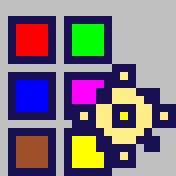
#> input picture .agents/skills/catia-caa-dev/assets/icons/generated/I_CADEAutoColor.bmp, 22 x 22 px (shown 8 times larger)
$ python -i icon_studio.py   (imports and definitions only)
#> lines starting #> are read from the running program, lines starting #| are printed output that depends on the picture
"""
CADE Universal Icon Studio (icon_studio.py)
===========================================
Universal High-Definition Icon Generation Engine & Workflow Deployer for CATIA CAA.

Key Capabilities:
  1. Dual-Track Asset Pipeline:
     - 512x512 Master RGBA (metallic highlights, ambient soft shadows) -- design
       artefact and documentation source only, never downscaled into a toolbar icon
     - 256x256 HD / Documentation asset
     - 64x64 High-DPI UI asset
     - 32x32 CATIA Large Mode asset (RGBA PNG + 8-bit indexed BMP)
     - 22x22 CATIA Normal Mode asset (RGBA PNG + 8-bit indexed BMP)
  2. Micro-Icon Contract (22 / 32 px):
     - Rendered independently on an integer pixel grid, never resampled from the master:
       a 4px feature on a 512px master lands at 0.17px at 22px and cannot survive
     - Built the way official CATIA command icons are: a 1px navy silhouette
       encloses flat fills, with 1px internal creases and deliberate face accents.
       Pixel measurements of B28 I_Pad/I_Hole/I_Pocket confirm this construction.
     - Large mode is not the 22px artwork magnified -- each renderer has a native
       32px layout and spends the extra pixels on legible structural detail
     - Foreground colour budget: 16 colours at 22px, 24 at 32px (hard FAIL above)
     - Hard-edge ratio >= 0.85 and zero dither speckle
  3. CATIA CNEXT Dual-Transparency Contract:
     - 8-bit palettized BMP (<=256 colors)
     - CADE's own writer pins palette index 0 to the declared background mask
       (CATIA_BG gray, CATIA_INK navy and 180-gray are the recognised legal masks).
       Official B28 icons do not: their background sits at an arbitrary index, so
       lint_icon_asset(..., profile="official") judges it by colour instead.
     - Four-corner background snap guaranteeing zero dirty halos
  4. Parametric Morpheme & Semantic Resolver:
     - Automatically infers domain metaphors from any tool name (date/stamp, part/asm, bom/table,
       color/swatch, rename/tag, pad/solid, pocket/cavity, gear, curve/surface, etc.)
     - Supports custom metaphor overrides and external image/logo high-resolution remastering
  5. Full Workflow Integration:
     - deploy_tool_icon(): Generates assets, writes normal/large BMPs into CNext/resources/graphic/icons/normal/,
       and updates .CATRsc with both Icon.Normal and Icon.Large declarations
     - Seamlessly hooked into actions.create_command and build.sync_runtime_view
  6. Blocking Quality Gate:
     - G1 format / G2 colour budget / G3 contour / G4 geometry are hard checks
     - Any failure blocks deployment and `.CATRsc` injection; there is no WARN passthrough
"""

import json
import math
import shutil
from collections.abc import Sequence
from pathlib import Path
from typing import Any, Dict, List, Optional, Tuple

from PIL import Image, ImageDraw, ImageFilter

# ── Paths & Core Imports ───────────────────────────────────────────────
HERE = Path(__file__).resolve().parent
SKILL_ROOT = HERE.parent
ASSETS_DIR = SKILL_ROOT / "assets" / "icons" / "generated"

# Official CATIA Color Constants
CATIA_BG   = (192, 192, 192)    # #C0C0C0 standard toolbar background gray
CATIA_INK  = (24, 16, 82)       # #181052 structure outline & 3D shadow
FACE_GOLD  = (255, 255, 150)    # PartDesign solid face lemon/engineering gold
GEAR_FACE  = (255, 238, 135)    # Assembly gear face
CYAN       = (75, 230, 255)     # Wireframe / geometry auxiliary lines
WHITE      = (255, 255, 255)    # Highlight
RED_MARK   = (195, 20, 20)      # Cut / operation target edge

MASTER_SIZE = 512
# Documentation / high-DPI exports only. The 22 and 32 CATIA runtime sizes are
# deliberately absent: they are rendered on their own pixel grid further down
# and must never be produced by resampling this master.
EXPORT_SPECS = [
    (512, "_512.png", "Master Ultra-HD (512x512) RGBA"),
    (256, "_256.png", "Documentation HD (256x256) RGBA"),
    (64,  "_64.png",  "High-DPI UI (64x64) RGBA"),
]


# ── Quality Gate Spec ──────────────────────────────────────────────
# Only the constants the gate actually reads live here; the micro-icon
# contract below owns the rest (previously MAX_COLORS=256 sat alongside the
# 16/24 budget and read as a live ceiling when nothing consumed it).
BG_TOLERANCE = 36
FG_MIN = 0.15

# Canvas-utilisation contract, measured on the installed B28 icon sets.
#
# 22x22 (`icons/normal`, 8286 files): content bounding box median 20x20, the
# dominant mask margins are 1px (47%) and 0px (42%). 32x32 (`icons/large`,
# 210 files at that size): bbox median 30x30.
#
# CADE used to draw into 18x18 and 27x27 -- one 2px margin where the official
# set keeps 1px -- so every generated icon carried ~20% less subject than the
# icons sitting beside it in the same toolbar, at a canvas size that cannot be
# raised. These two constants make that gap a gate failure instead of a taste
# judgement, so newly added metaphors inherit the official framing.
CONTENT_MARGIN = 1                       # every side keeps >= this much mask
CONTENT_MIN_EDGE = {22: 20, 32: 30}      # content bbox must reach this square


# [17 lines left out: function fg_ratio_ceiling, not called in this run]


# Micro-icon design contract (22/32 px). Owned by CADE, not by individual icons:
# every renderer that feeds a CATIA BMP must obey it, so new tool icons inherit
# the same bar automatically.
#
# Colour budget basis, measured across the 8293 official B28 22x22 icons:
# median 5 foreground colours, p90 = 20, p99 = 174, max 253. So 16 is stricter
# than the official median-plus-tail but still admits the bulk of real icons;
# it is a budget for *deliberate* palettes, not a claim that CATIA forbids more.
PIXEL_SIZES = (22, 32)
MAX_FG_COLORS = {22: 16, 32: 24}   # hard FAIL above this (background excluded)
SHARP_EDGE_DELTA = 56              # per-channel delta that counts as a "hard" edge
MIN_SHARP_RATIO = 0.85             # official icons 0.94+; degraded ones 0.21-0.43
MAX_ISOLATED_RATIO = 0.02          # anti dither / speckle gate
LEGAL_BG_COLORS = (CATIA_BG, CATIA_INK, (180, 180, 180))

# Geometry is authored in final-output pixels. A 32px icon therefore has its
# own 32-unit layout rather than reusing a 22-unit layout with larger pixels.
# Supersampling is only a rasterization aid: every physical output pixel is
# point-sampled once, so no resampling filter can introduce transitional colours.
PIXEL_SUPERSAMPLE = 4

# B28 I_Pad/I_Hole/I_Pocket use a one-physical-pixel navy contour. The previous
# 2px band consumed the small faces and made every metaphor look heavy.
PIXEL_INK_WIDTH = 1.0
POINT_SPLIT_WIDTH = 1.0


class _PixelGrid:
    """Supersampled drawing surface addressed in final-output pixels.

    Integer coordinates refer to output-pixel boundaries, not a shared logical
    22px grid. Renderers explicitly choose separate 22px and 32px geometry.
    """

    # [8 lines left out: function __init__, not called in this run]

    def s(self, v: float) -> float:
        """Design unit -> supersampled coordinate."""
        return v * self.scale

    def box(self, x0: float, y0: float, x1: float, y1: float) -> List[float]:
        return [self.s(x0), self.s(y0), self.s(x1), self.s(y1)]

    # [5 lines left out: function poly, not called in this run]

    def band(self, ink_px: float) -> int:
        """Contour width in supersampled pixels."""
        return max(1, int(round(ink_px * PIXEL_SUPERSAMPLE)))

    # -- primitives --------------------------------------------------------
    # [18 lines left out: functions face, disc, not called in this run]

    def bar(self, x0: float, y0: float, x1: float, y1: float,
            fill: Tuple[int, int, int]) -> None:
        self.d.rectangle(self.box(x0, y0, x1, y1), fill=fill)

    # [374 lines left out: functions rect, solid, ring, outline, line, edge and 9 more, not called in this run]


def _render_master_from_image(input_image_path: Path, canvas_size: int = MASTER_SIZE) -> Image.Image:
    """Remaster any external image/logo into an Ultra-HD Master asset."""
#> called with canvas_size = 512
    src = Image.open(input_image_path).convert("RGBA")
    w, h = src.size
#> w = 22; h = 22

    # Fit into safe zone (65% canvas edge to prevent edge collisions)
    safe_edge = int(canvas_size * 0.70)
    ratio = min(safe_edge / w, safe_edge / h)
#> ratio = 16.27
    new_w = max(1, int(w * ratio))
#> new_w = 358
    new_h = max(1, int(h * ratio))
#> new_h = 358
    resized = src.resize((new_w, new_h), Image.Resampling.LANCZOS)
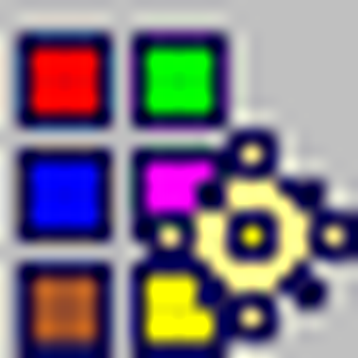
#> resized: PIL image 358x358 RGBA; mean R, G, B, A 127.8, 117.6, 129.7, 255

    img = Image.new("RGBA", (canvas_size, canvas_size), (0, 0, 0, 0))
#> img: PIL image 512x512 RGBA; every value is 0

    # Contact shadow
    alpha_mask = resized.split()[-1]
#> alpha_mask: PIL image 358x358 L; every value is 255
    shadow = Image.new("RGBA", (new_w, new_h), (0, 0, 0, 100))
    shadow.putalpha(alpha_mask)
    shadow_full = Image.new("RGBA", (canvas_size, canvas_size), (0, 0, 0, 0))
    pos_x = (canvas_size - new_w) // 2
#> pos_x = 77
    pos_y = (canvas_size - new_h) // 2
#> pos_y = 77
    shadow_full.paste(shadow, (pos_x + 8, pos_y + 14), shadow)
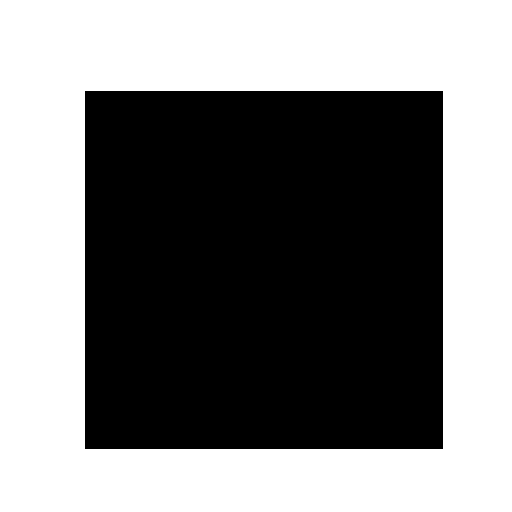
#> shadow_full: PIL image 512x512 RGBA; mean R, G, B, A 0, 0, 0, 124.7; transparent parts drawn white
    shadow_full = shadow_full.filter(ImageFilter.GaussianBlur(16))
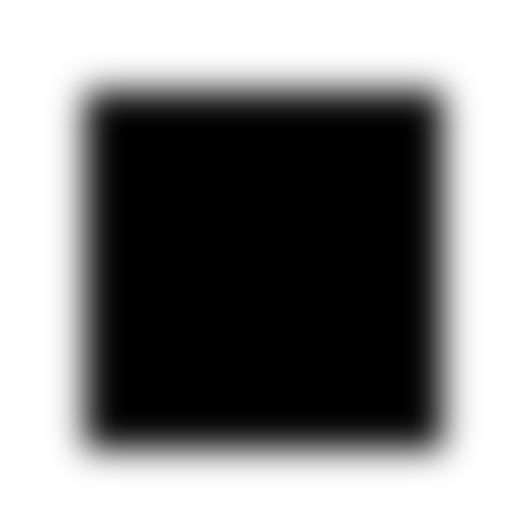
#> shadow_full: PIL image 512x512 RGBA; mean R, G, B, A 0, 0, 0, 124.7; transparent parts drawn white
    img = Image.alpha_composite(img, shadow_full)

    # Paste subject
    img.paste(resized, (pos_x, pos_y), resized)
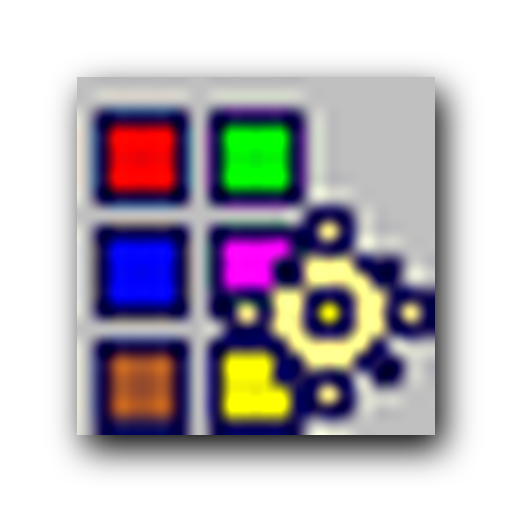
#> img: PIL image 512x512 RGBA; mean R, G, B, A 62.5, 57.5, 63.4, 135.5; transparent parts drawn white
    return img


# ── Pixel-Grid Renderers for CATIA BMPs (22 / 32) ─────────────────────
# Anything smaller than 64px is a *different* artwork, not a downscaled master.
#
# B28 references use one-pixel navy structure, flat engineering colours and
# sparse face accents. Fine detail comes from native-size geometry, never from
# blur, dithering or an unrestricted transitional-colour ramp.

PIXEL_STEEL = (160, 165, 170)      # lit plate face
PIXEL_STEEL_DEEP = (106, 116, 128) # plate side wall
PIXEL_STEEL_SHADE = (75, 75, 75)   # official I_Hole/I_Pocket shadow grey
PIXEL_GREEN = (40, 185, 80)
PIXEL_BLUE = (45, 110, 235)
PIXEL_GOLD_LEFT = (220, 210, 105)
PIXEL_GOLD_RIGHT = (165, 145, 65)
PIXEL_GOLD_SHADE = (190, 165, 65)


def _new_pixel_canvas(size: int, bg_color: Tuple[int, int, int]) -> Image.Image:
    """Flat RGB canvas: no alpha means no compositing blend artifacts."""
    return Image.new("RGB", (size, size), tuple(bg_color))


# [381 lines left out: functions _render_pixel_stamp_clock, _render_pixel_part_to_asm, _render_pixel_bom_table, _render_pixel_color_swatch, _render_pixel_name_card, _render_pixel_cube_solid and 2 more, not called in this run]


PIXEL_RENDERERS = {
    "stamp_clock": _render_pixel_stamp_clock,
    "part_to_asm": _render_pixel_part_to_asm,
    "bom_table": _render_pixel_bom_table,
    "color_swatch": _render_pixel_color_swatch,
    "name_card": _render_pixel_name_card,
    "notch_pocket": _render_pixel_cube_solid,
    "cube_solid": _render_pixel_cube_solid,
}


# [442 lines left out: functions _render_pixel, _overlay_badge, _quantize_to_catia_bmp, _palette_color, _icon_metrics, lint_icon_asset and 4 more, not called in this run]


# ── Universal Icon Studio Engine ───────────────────────────────────────
class UniversalIconStudio:
    """Master Icon Factory: Transforms any tool name, semantic or image into production assets."""

    # [376 lines left out: functions resolve_metaphor_from_name, generate_icon_bundle, deploy_tool_icon, generate_icon, deploy_icon, main, not called in this run]


# [2 lines not run here, left out]

>>> result = _render_master_from_image('../assets/icons/generated/I_CADEAutoColor.bmp')
